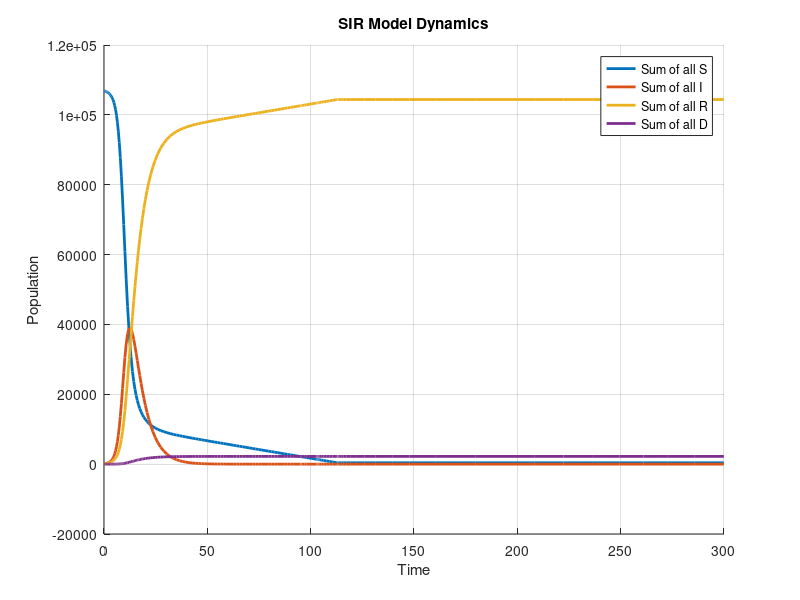

MATLAB code for this plot:
% SIR Model
close all
% clc
clear

% Define the system of ODEs in a separate file named myThreeODE.m
function dydt = myODE(t, y)
    S_1 = y(1);
    S_2 = y(2);
    S_3 = y(3);
    S_4 = y(4);
    I_1 = y(5);
    I_2 = y(6);
    I_3 = y(7);
    I_4 = y(8);
    R_1 = y(9);
    R_2 = y(10);
    R_3 = y(11);
    R_4 = y(12);
    D_1 = y(13);
    D_2 = y(14);
    D_3 = y(15);
    D_4 = y(16);

    beta_1 = 2.5e-6*2.5; % Infection rates
    beta_2 = 5e-6*2.5;
    beta_3 = 3e-6*2.5;
    beta_4 = 5e-7*2.5;
    gamma_1 = 0.9987/5; % Recovery rates from Omega
    gamma_2 = 0.997/5;
    gamma_3 = 0.957/5;
    gamma_4 = 0.886/5;
    nat_death_1 = 0; %0.0015/365; % natural death rate
    nat_death_2 = 0; %0.0016/365;
    nat_death_3 = 0; %0.0076/365;
    nat_death_4 = 0; %0.0755/365;
    I = I_1 + I_2 + I_3 + I_4;
    V = 3000/30;
    V_1 = 0;
    V_2 = 0;
    V_3 = 0;
    V_4 = 0;
    if S_4 > V
        V_4 = V;
    elseif S_3 > V
        V_3 = V;
    elseif S_2 > V
        V_2 = V;
    elseif S_1 > V
        V_1 = V;
    end
    dydt = [-1*beta_1*S_1 * I-1*nat_death_1*(S_1)-V_1;
        -1*beta_2*S_2 * I-1*nat_death_2*(S_2)-V_2;
        -1*beta_3*S_3 * I-1*nat_death_3*(S_3)-V_3;
        -1*beta_4*S_4 * I-1*nat_death_4*(S_4)-V_4;
        beta_1*I*S_1 - gamma_1*I_1 - nat_death_1*I_1 - ((1-gamma_1*5)/5)*I_1;
        beta_2*I*S_2 - gamma_2*I_2 - nat_death_2*I_2 - ((1-gamma_2*5)/5)*I_2;
        beta_3*I*S_3 - gamma_3*I_3 - nat_death_3*I_3 - ((1-gamma_3*5)/5)*I_3;
        beta_4*I*S_4 - gamma_4*I_4 - nat_death_4*I_4 - ((1-gamma_4*5)/5)*I_4;
        gamma_1*I_1 - nat_death_1*R_1+V_1;
        gamma_2*I_2 - nat_death_2*R_2+V_2;
        gamma_3*I_3 - nat_death_3*R_3+V_3;
        gamma_4*I_4 - nat_death_4*R_4+V_4;
        nat_death_1*(S_1+I_1+R_1)+((1-gamma_1*5)/5)*I_1;
        nat_death_2*(S_2+I_2+R_2)+((1-gamma_2*5)/5)*I_2;
        nat_death_3*(S_3+I_3+R_3)+((1-gamma_3*5)/5)*I_3;
        nat_death_4*(S_4+I_4+R_4)+((1-gamma_4*5)/5)*I_4;];
end

% Main script
tspan = [0 300]; % Time span
I_0 = 100;
N_total = 107000;
N_0 = N_total - I_0;
y0 = [N_0*0.2; N_0*0.35; N_0*0.3; N_0*0.15; I_0*0.25; I_0*0.25; I_0*0.25; I_0*0.25; 0; 0; 0; 0; 0; 0; 0; 0]; % Initial conditions

% Solve the system of ODEs
[t, y] = ode23(@myODE, tspan, y0);

% Plot the results
figure;
hold on;
% plot(t, y(:, 1), 'b','Linewidth',2, 'DisplayName', 'S_1 (Susceptible 1)');
% plot(t, y(:, 2), 'g', 'Linewidth', 2, 'DisplayName', 'S_2 (Susceptible 2)');
% plot(t, y(:, 3), 'r', 'Linewidth', 2, 'DisplayName', 'S_3 (Susceptible 3)');
% plot(t, y(:, 4), 'c', 'Linewidth', 2, 'DisplayName', 'S_4 (Susceptible 4)');
% plot(t, y(:, 5), 'b--', 'Linewidth', 2, 'DisplayName', 'I_1 (Infected 1)');
% plot(t, y(:, 6), 'g--', 'Linewidth', 2, 'DisplayName', 'I_2 (Infected 2)');
% plot(t, y(:, 7), 'r--', 'Linewidth', 2, 'DisplayName', 'I_3 (Infected 3)');
% plot(t, y(:, 8), 'c--', 'Linewidth', 2, 'DisplayName', 'I_4 (Infected 4)');
% plot(t, y(:, 9), 'b:', 'Linewidth', 2, 'DisplayName', 'R_1 (Recovered 1)');
% plot(t, y(:, 10), 'g:', 'Linewidth', 2, 'DisplayName', 'R_2 (Recovered 2)');
% plot(t, y(:, 11), 'r:', 'Linewidth', 2, 'DisplayName', 'R_3 (Recovered 3)');
% plot(t, y(:, 12), 'c:', 'Linewidth', 2, 'DisplayName', 'R_4 (Recovered 4)');
% plot(t, y(:, 13), 'b-.', 'Linewidth', 2, 'DisplayName', 'D_1 (Dead 1)');
% plot(t, y(:, 14), 'g-.', 'Linewidth', 2, 'DisplayName', 'D_2 (Dead 2)');
% plot(t, y(:, 15), 'r-.', 'Linewidth', 2, 'DisplayName', 'D_3 (Dead 3)');
% plot(t, y(:, 16), 'c-.', 'Linewidth', 2, 'DisplayName', 'D_4 (Dead 4)');
% Validation
S_sum = y(:, 1) + y(:, 2) + y(:, 3) + y(:, 4);
I_sum = y(:, 5) + y(:, 6) + y(:, 7) + y(:, 8);
R_sum = y(:, 9) + y(:, 10) + y(:, 11) + y(:, 12);
D_sum = y(:, 13) + y(:, 14) + y(:, 15) + y(:, 16);
sum_of_sums = S_sum + I_sum + R_sum + D_sum;

disp("Deaths: " + D_sum(end))
disp("Max I: " + max(I_sum))
total_infected = R_sum(end) + I_sum(end) + D_sum(end) - 3000*(300/30);
disp("Total I: " + total_infected)

% plot(t,sum_of_sums, 'Linewidth', 2, 'DisplayName', 'Sum of all graphs')
plot(t,S_sum, 'Linewidth', 2, 'DisplayName', 'Sum of all S')
plot(t,I_sum, 'Linewidth', 2, 'DisplayName', 'Sum of all I')
plot(t,R_sum, 'Linewidth', 2, 'DisplayName', 'Sum of all R')
plot(t,D_sum, 'Linewidth', 2, 'DisplayName', 'Sum of all D')
sum(round(sum_of_sums - N_total))    % This sum should be equal to 0
% plot(t, sum_of_sums, 'c-.', 'Linewidth', 2, 'Sum of sums');
hold off;

xlabel('Time');
ylabel('Population');
title('SIR Model Dynamics');
legend show;
grid on;

